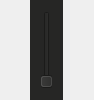
<?xml version="1.0" encoding="UTF-8"?>
<ui version="4.0">
 <class>VolumePopupClass</class>
 <widget class="QWidget" name="VolumePopupClass">
  <property name="geometry">
   <rect>
    <x>0</x>
    <y>0</y>
    <width>94</width>
    <height>100</height>
   </rect>
  </property>
  <property name="minimumSize">
   <size>
    <width>0</width>
    <height>100</height>
   </size>
  </property>
  <property name="maximumSize">
   <size>
    <width>16777215</width>
    <height>100</height>
   </size>
  </property>
  <property name="windowTitle">
   <string>VolumePopup</string>
  </property>
  <layout class="QHBoxLayout" name="horizontalLayout">
   <property name="spacing">
    <number>0</number>
   </property>
   <property name="leftMargin">
    <number>0</number>
   </property>
   <property name="topMargin">
    <number>0</number>
   </property>
   <property name="rightMargin">
    <number>0</number>
   </property>
   <property name="bottomMargin">
    <number>0</number>
   </property>
   <item>
    <widget class="QWidget" name="body" native="true">
     <property name="minimumSize">
      <size>
       <width>33</width>
       <height>100</height>
      </size>
     </property>
     <property name="maximumSize">
      <size>
       <width>33</width>
       <height>100</height>
      </size>
     </property>
     <property name="styleSheet">
      <string notr="true">background-color: #262625;</string>
     </property>
     <layout class="QHBoxLayout" name="horizontalLayout_2">
      <item>
       <widget class="QSlider" name="slider">
        <property name="orientation">
         <enum>Qt::Orientation::Vertical</enum>
        </property>
       </widget>
      </item>
     </layout>
    </widget>
   </item>
  </layout>
 </widget>
 <layoutdefault spacing="6" margin="11"/>
 <resources/>
 <connections/>
</ui>
